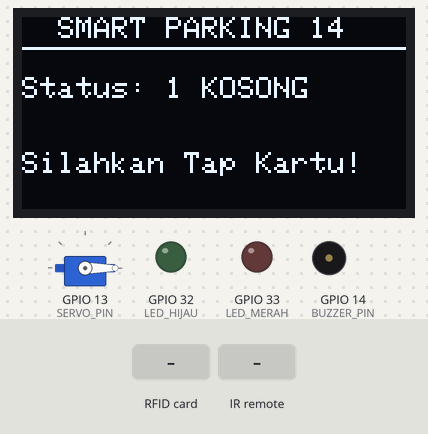
A sketch run on a simulated ESP32. Shown: servo, 128×64 one-colour display, output pins drawn as LEDs (lit = HIGH), buzzer (waves = sounding, pin HIGH). Wiring (inferred from the names in the program): IR receiver: data GPIO 27. Inputs (shaded band) come from the test bench. WiFi joins after 1.5 s; servers stay silent unless stated; uploads are accepted with an empty reply; what the sketch prints to the serial monitor is not drawn.

Above: at 3.1 s.
3.2 s: RFID card 5E 7A 19 C4 held to the reader
At 4.4 s:
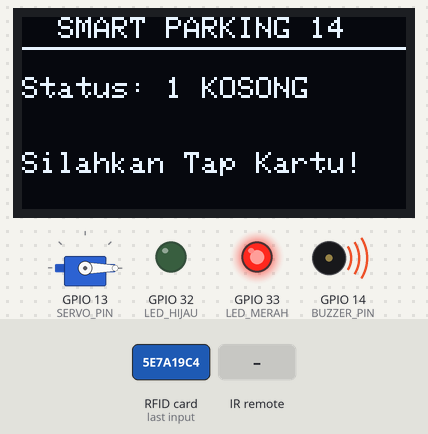
At 6.5 s:
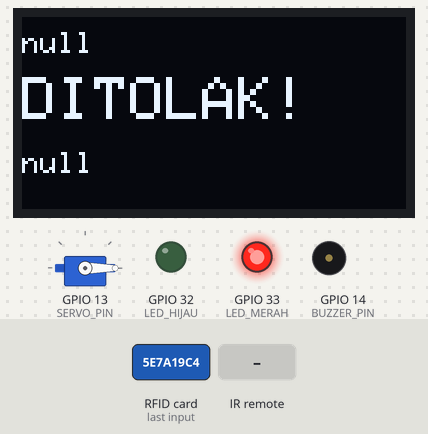
9.2 s: infrared code 0x3C received
At 9.34 s:
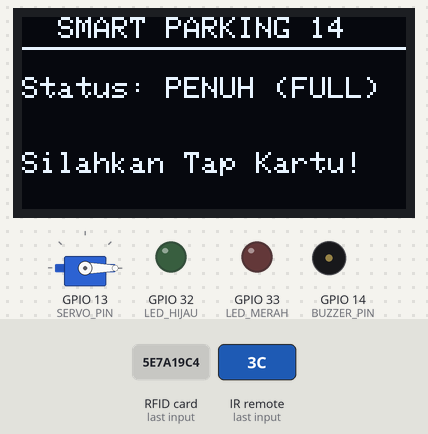
Timing chart, 0 to 12.2 s (numbered marks = the images above; inputs shaded):
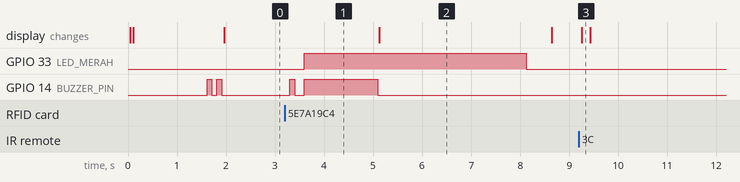

Measured:
- after the input at 3.2 s, GPIO 33 (LED_MERAH): LOW → HIGH after 0.40 s, → LOW 4.5 s later; GPIO 14 (BUZZER_PIN): LOW → HIGH after 0.10 s, → LOW 0.10 s later, → HIGH 0.20 s later, → LOW 1.5 s later
- after the input at 9.2 s, the display: changes after 0.05 s (image 3)
- what the display in image 2 shows lasts 3.5 s, from 5.1 s to 8.6 s

The sketch:

parkir.ino
```cpp
#include <SPI.h>
#include <MFRC522.h>
#include <ESP32Servo.h>
#include <Wire.h>
#include <Adafruit_GFX.h>
#include <Adafruit_SSD1306.h>
#include <WiFi.h>
#include <HTTPClient.h>
#include <ArduinoJson.h>

// --- KONFIGURASI WIFI & SERVER ---
const char* ssid = "KLKS";
const char* password = "BISMILLAH";

const char* serverUrl = "http://10.42.0.1:5000/api/parking/tap";

// --- KONFIGURASI PIN ---
#define SS_PIN      5
#define RST_PIN     4
#define SERVO_PIN   13
#define TRIG_PIN    26
#define ECHO_PIN    25
#define LED_HIJAU   32
#define LED_MERAH   33
#define IR_SLOT1    27
#define BUZZER_PIN  14

#define SCREEN_WIDTH 128
#define SCREEN_HEIGHT 64
#define OLED_RESET    -1
#define SCREEN_ADDRESS 0x3C
Adafruit_SSD1306 display(SCREEN_WIDTH, SCREEN_HEIGHT, &Wire, OLED_RESET);

MFRC522 rfid(SS_PIN, RST_PIN);
Servo palangParkir;

// ==========================================
// FUNGSI SERVO SLOW MOTION (REALISTIS)
// ==========================================
void bukaPalangSlow() {
  for (int pos = 0; pos <= 90; pos += 2) {
    palangParkir.write(pos);
    delay(20);
  }
}

void tutupPalangSlow() {
  for (int pos = 90; pos >= 0; pos -= 2) {
    palangParkir.write(pos);
    delay(25);
  }
}
// ==========================================

void setup() {
  Serial.begin(115200);
  SPI.begin();
  rfid.PCD_Init();

  palangParkir.setPeriodHertz(50);
  palangParkir.attach(SERVO_PIN, 500, 2400);
  palangParkir.write(0);

  pinMode(LED_HIJAU, OUTPUT);
  pinMode(LED_MERAH, OUTPUT);
  pinMode(TRIG_PIN, OUTPUT);
  pinMode(ECHO_PIN, INPUT);
  pinMode(IR_SLOT1, INPUT_PULLUP);
  pinMode(BUZZER_PIN, OUTPUT);

  digitalWrite(LED_HIJAU, LOW);
  digitalWrite(LED_MERAH, LOW);
  digitalWrite(BUZZER_PIN, LOW);

  if(!display.begin(SSD1306_SWITCHCAPVCC, SCREEN_ADDRESS)) {
    Serial.println(F("OLED GAGAL!"));
    for(;;);
  }

  display.clearDisplay();
  display.setTextSize(1);
  display.setTextColor(SSD1306_WHITE);
  display.setCursor(0, 10);
  display.println(F("Koneksi WiFi..."));
  display.display();

  WiFi.begin(ssid, password);
  while (WiFi.status() != WL_CONNECTED) {
    delay(500);
    Serial.print(".");
  }

  Serial.println("\n=================================");
  Serial.println("[INFO] WiFi Terhubung!");
  Serial.print("[INFO] IP: ");
  Serial.println(WiFi.localIP());
  Serial.println("=================================");

  bunyiBuzzer(100, 100, 2);
}

int bacaJarak() {
  digitalWrite(TRIG_PIN, LOW);
  delayMicroseconds(2);
  digitalWrite(TRIG_PIN, HIGH);
  delayMicroseconds(10);
  digitalWrite(TRIG_PIN, LOW);
  long durasi = pulseIn(ECHO_PIN, HIGH, 30000);
  if (durasi == 0) return 999;
  return durasi * 0.034 / 2;
}

int cekSisaSlot() {
  bool slotTerisi = (digitalRead(IR_SLOT1) == LOW);
  return slotTerisi ? 0 : 1;
}

void bunyiBuzzer(int durasiNyala, int durasiMati, int berapaKali) {
  for(int i = 0; i < berapaKali; i++) {
    digitalWrite(BUZZER_PIN, HIGH);
    delay(durasiNyala);
    digitalWrite(BUZZER_PIN, LOW);
    if(i < berapaKali - 1) delay(durasiMati);
  }
}

void tampilkanMenuUtama(int sisaSlot) {
  display.clearDisplay();
  display.setTextSize(1);
  display.setTextColor(SSD1306_WHITE);
  display.setCursor(0, 0);
  display.println(F("  SMART PARKING 14  "));
  display.drawLine(0, 10, 128, 10, SSD1306_WHITE);

  display.setCursor(0, 20);
  if (sisaSlot > 0) {
    display.print(F("Status: "));
    display.print(sisaSlot);
    display.println(F(" KOSONG"));
  } else {
    display.println(F("Status: PENUH (FULL)"));
  }

  display.setCursor(0, 45);
  display.println(F("Silahkan Tap Kartu!"));
  display.display();
}

void loop() {
  int sisaSlot = cekSisaSlot();
  tampilkanMenuUtama(sisaSlot);

  if (!rfid.PICC_IsNewCardPresent() || !rfid.PICC_ReadCardSerial()) {
    delay(100);
    return;
  }

  bunyiBuzzer(100, 0, 1);

  String uidString = "";
  for (byte i = 0; i < rfid.uid.size; i++) {
    if (rfid.uid.uidByte[i] < 0x10) uidString += "0";
    uidString += String(rfid.uid.uidByte[i], HEX);
  }
  uidString.toUpperCase();
  Serial.println("\n=================================");
  Serial.println("Kartu di-tap: " + uidString);

  if(WiFi.status() == WL_CONNECTED){
    HTTPClient http;
    http.begin(serverUrl);
    http.addHeader("Content-Type", "application/json");
    http.setTimeout(5000);

    String jsonPayload = "{\"uid\":\"" + uidString + "\",\"sisa_slot\":" + String(sisaSlot) + "}";
    int httpResponseCode = http.POST(jsonPayload);

    if (httpResponseCode > 0) {
      String response = http.getString();
      JsonDocument doc;
      deserializeJson(doc, response);

      bool success = doc["success"];
      String serverMessage = doc["message"];
      String userName = doc["name"];

      if (success == true) {
        digitalWrite(LED_HIJAU, HIGH);
        bunyiBuzzer(100, 100, 2);

        display.clearDisplay();
        display.setTextSize(1);
        display.setCursor(0, 5);
        display.println("Hai, " + userName);
        display.setTextSize(2);
        display.setCursor(0, 20);
        display.println(doc["status"].as<String>());
        display.setTextSize(1);
        display.setCursor(0, 45);
        display.println(serverMessage);
        display.display();

        bukaPalangSlow();

        unsigned long waktuMulai = millis();
        bool mobilTerdeteksi = false;

        while (millis() - waktuMulai < 10000) {
          int jarak = bacaJarak();

          // 1. PAS MOBIL MASUK AREA SENSOR (Jarak < 15cm)
          if (jarak > 0 && jarak < 15) {
            // Ngecek biar bunyinya cuma SEKALI pas baru masuk
            if (mobilTerdeteksi == false) {
              bunyiBuzzer(80, 0, 1); // Bunyi "Tit!" tanda mobil kedeteksi
              mobilTerdeteksi = true; // Tandain kalau mobil udah di bawah palang
            }
          }

          // 2. PAS MOBIL UDAH LEWAT (Jarak > 15cm TAPI sebelumnya sempet kedeteksi)
          if (mobilTerdeteksi == true && jarak > 15) {
            bunyiBuzzer(80, 80, 2); // Bunyi "Tit! Tit!" tanda mobil aman udah lewat

            // Waktu tunggu aman sebelum palang turun (biar gak nimpuk pantat mobil)
            delay(2500);
            break; // Keluar dari loop tunggu
          }

          delay(100);
        }

        tutupPalangSlow();
        digitalWrite(LED_HIJAU, LOW);

      } else {
        digitalWrite(LED_MERAH, HIGH);
        bunyiBuzzer(1500, 0, 1);

        display.clearDisplay();
        display.setTextSize(1);
        display.setCursor(0, 5);
        display.println(userName);
        display.setTextSize(2);
        display.setCursor(0, 20);
        display.println(F("DITOLAK!"));
        display.setTextSize(1);
        display.setCursor(0, 45);
        display.println(serverMessage);
        display.display();

        delay(3000);
      }
    } else {
      bunyiBuzzer(200, 200, 3);
      display.clearDisplay();
      display.setTextSize(1);
      display.setCursor(0, 0);
      display.println(F("HTTP REQ GAGAL!"));
      display.display();
      delay(4000);
    }
    http.end();
  } else {
    bunyiBuzzer(50, 50, 10);
  }

  digitalWrite(LED_HIJAU, LOW);
  digitalWrite(LED_MERAH, LOW);
  rfid.PICC_HaltA();
  rfid.PCD_StopCrypto1();
  delay(500);
}
```
